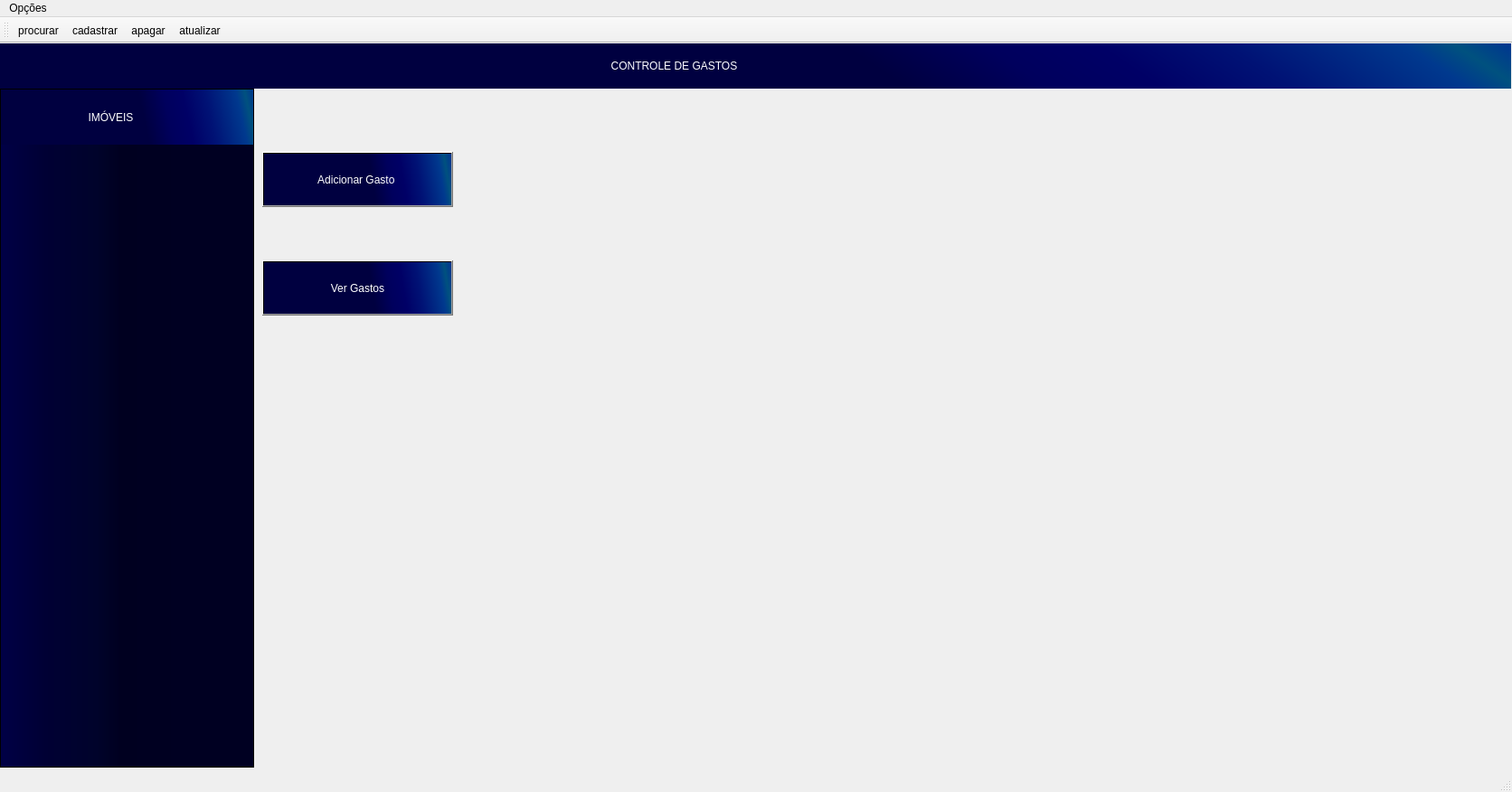
<?xml version="1.0" encoding="UTF-8"?>
<ui version="4.0">
 <class>MainWindow</class>
 <widget class="QMainWindow" name="MainWindow">
  <property name="geometry">
   <rect>
    <x>0</x>
    <y>0</y>
    <width>1672</width>
    <height>876</height>
   </rect>
  </property>
  <property name="cursor">
   <cursorShape>ArrowCursor</cursorShape>
  </property>
  <property name="windowTitle">
   <string>MainWindow</string>
  </property>
  <widget class="QWidget" name="centralwidget">
   <widget class="QScrollArea" name="scrollArea">
    <property name="geometry">
     <rect>
      <x>0</x>
      <y>50</y>
      <width>281</width>
      <height>751</height>
     </rect>
    </property>
    <property name="styleSheet">
     <string notr="true">background-color: qlineargradient(spread:pad, x1:0.738636, y1:1, x2:0, y2:1, stop:0 rgba(0, 0, 34, 255), stop:0.357955 rgba(0, 0, 32, 255), stop:0.488636 rgba(0, 3, 43, 255), stop:0.761364 rgba(0, 0, 52, 255), stop:1 rgba(0, 0, 70, 255));
border-top-color: qlineargradient(spread:pad, x1:0, y1:0, x2:1, y2:0, stop:0 rgba(0, 0, 0, 255), stop:1 rgba(255, 255, 255, 255));
</string>
    </property>
    <property name="widgetResizable">
     <bool>true</bool>
    </property>
    <widget class="QWidget" name="scrollAreaWidgetContents">
     <property name="geometry">
      <rect>
       <x>0</x>
       <y>0</y>
       <width>279</width>
       <height>749</height>
      </rect>
     </property>
     <widget class="QLabel" name="label">
      <property name="geometry">
       <rect>
        <x>-10</x>
        <y>0</y>
        <width>291</width>
        <height>61</height>
       </rect>
      </property>
      <property name="styleSheet">
       <string notr="true">background-color: qlineargradient(spread:reflect, x1:0.284, y1:0.948636, x2:1, y2:0.916, stop:0.4375 rgba(0, 0, 64, 255), stop:0.568182 rgba(0, 0, 93, 255), stop:0.670455 rgba(0, 0, 102, 255), stop:0.789773 rgba(0, 18, 117, 255), stop:0.954545 rgba(0, 57, 142, 255), stop:1 rgba(0, 81, 127, 255));
border-top-color: qlineargradient(spread:pad, x1:0, y1:0, x2:1, y2:0, stop:0 rgba(0, 0, 0, 255), stop:1 rgba(255, 255, 255, 255));

color: rgb(255, 255, 255);

font: 75 10pt &quot;Segoe UI Variable Small&quot;;
</string>
      </property>
      <property name="text">
       <string>                                IMÓVEIS</string>
      </property>
     </widget>
    </widget>
   </widget>
   <widget class="QToolButton" name="toolButton">
    <property name="geometry">
     <rect>
      <x>290</x>
      <y>120</y>
      <width>211</width>
      <height>61</height>
     </rect>
    </property>
    <property name="cursor">
     <cursorShape>PointingHandCursor</cursorShape>
    </property>
    <property name="styleSheet">
     <string notr="true">background-color: qlineargradient(spread:reflect, x1:0.284, y1:0.948636, x2:1, y2:0.916, stop:0.4375 rgba(0, 0, 64, 255), stop:0.568182 rgba(0, 0, 93, 255), stop:0.670455 rgba(0, 0, 102, 255), stop:0.789773 rgba(0, 18, 117, 255), stop:0.954545 rgba(0, 57, 142, 255), stop:1 rgba(0, 81, 127, 255));
border-top-color: qlineargradient(spread:pad, x1:0, y1:0, x2:1, y2:0, stop:0 rgba(0, 0, 0, 255), stop:1 rgba(255, 255, 255, 255));

gridline-color: rgb(255, 255, 255);
color: rgb(255, 255, 255);
color: rgb(255, 255, 255);

font: 75 10pt &quot;Segoe UI Variable Small&quot;;
</string>
    </property>
    <property name="text">
     <string>Adicionar Gasto </string>
    </property>
   </widget>
   <widget class="QToolButton" name="toolButton_2">
    <property name="geometry">
     <rect>
      <x>290</x>
      <y>240</y>
      <width>211</width>
      <height>61</height>
     </rect>
    </property>
    <property name="cursor">
     <cursorShape>PointingHandCursor</cursorShape>
    </property>
    <property name="styleSheet">
     <string notr="true">background-color: qlineargradient(spread:reflect, x1:0.284, y1:0.948636, x2:1, y2:0.916, stop:0.4375 rgba(0, 0, 64, 255), stop:0.568182 rgba(0, 0, 93, 255), stop:0.670455 rgba(0, 0, 102, 255), stop:0.789773 rgba(0, 18, 117, 255), stop:0.954545 rgba(0, 57, 142, 255), stop:1 rgba(0, 81, 127, 255));
border-top-color: qlineargradient(spread:pad, x1:0, y1:0, x2:1, y2:0, stop:0 rgba(0, 0, 0, 255), stop:1 rgba(255, 255, 255, 255));

color: rgb(255, 255, 255);

font: 75 10pt &quot;Segoe UI Variable Small&quot;;
</string>
    </property>
    <property name="text">
     <string>Ver Gastos</string>
    </property>
   </widget>
   <widget class="QLabel" name="label_2">
    <property name="geometry">
     <rect>
      <x>0</x>
      <y>-1</y>
      <width>1671</width>
      <height>51</height>
     </rect>
    </property>
    <property name="styleSheet">
     <string notr="true">font: 75 12pt &quot;HP Simplified&quot;;
color: rgb(255, 255, 255);


background-color: qlineargradient(spread:reflect, x1:0.284, y1:0.948636, x2:1, y2:0.916, stop:0.4375 rgba(0, 0, 64, 255), stop:0.568182 rgba(0, 0, 93, 255), stop:0.670455 rgba(0, 0, 102, 255), stop:0.789773 rgba(0, 18, 117, 255), stop:0.954545 rgba(0, 57, 142, 255), stop:1 rgba(0, 81, 127, 255));
border-top-color: qlineargradient(spread:pad, x1:0, y1:0, x2:1, y2:0, stop:0 rgba(0, 0, 0, 255), stop:1 rgba(255, 255, 255, 255));
</string>
    </property>
    <property name="text">
     <string>                                                                                                                                                                                                           CONTROLE DE GASTOS</string>
    </property>
   </widget>
  </widget>
  <widget class="QMenuBar" name="menubar">
   <property name="geometry">
    <rect>
     <x>0</x>
     <y>0</y>
     <width>1672</width>
     <height>21</height>
    </rect>
   </property>
   <widget class="QMenu" name="menuIM_VEIS">
    <property name="title">
     <string>Opções</string>
    </property>
    <addaction name="action_procurar"/>
    <addaction name="action_cadastrar"/>
    <addaction name="action_apagar"/>
    <addaction name="action_atualizar"/>
   </widget>
   <addaction name="menuIM_VEIS"/>
  </widget>
  <widget class="QStatusBar" name="statusbar"/>
  <widget class="QToolBar" name="toolBar">
   <property name="windowTitle">
    <string>toolBar</string>
   </property>
   <attribute name="toolBarArea">
    <enum>TopToolBarArea</enum>
   </attribute>
   <attribute name="toolBarBreak">
    <bool>false</bool>
   </attribute>
   <addaction name="action_procurar"/>
   <addaction name="action_cadastrar"/>
   <addaction name="action_apagar"/>
   <addaction name="action_atualizar"/>
  </widget>
  <action name="action_procurar">
   <property name="icon">
    <iconset resource="main(images).qrc">
     <normaloff>:/main(images)/buscar.png</normaloff>:/main(images)/buscar.png</iconset>
   </property>
   <property name="text">
    <string>procurar</string>
   </property>
   <property name="toolTip">
    <string>Procurar Imóvel</string>
   </property>
  </action>
  <action name="action_cadastrar">
   <property name="icon">
    <iconset resource="main(images).qrc">
     <normaloff>:/main(images)/create.png</normaloff>:/main(images)/create.png</iconset>
   </property>
   <property name="text">
    <string>cadastrar</string>
   </property>
   <property name="toolTip">
    <string>Cadastrar Imóvel</string>
   </property>
  </action>
  <action name="action_apagar">
   <property name="icon">
    <iconset resource="main(images).qrc">
     <normaloff>:/main(images)/delete.png</normaloff>:/main(images)/delete.png</iconset>
   </property>
   <property name="text">
    <string>apagar</string>
   </property>
   <property name="toolTip">
    <string>Apagar Imóvel</string>
   </property>
  </action>
  <action name="action_atualizar">
   <property name="icon">
    <iconset resource="main(images).qrc">
     <normaloff>:/main(images)/refresh.png</normaloff>:/main(images)/refresh.png</iconset>
   </property>
   <property name="text">
    <string>atualizar</string>
   </property>
   <property name="toolTip">
    <string>Atualizar Tela</string>
   </property>
  </action>
 </widget>
 <resources>
  <include location="main(images).qrc"/>
 </resources>
 <connections/>
</ui>
